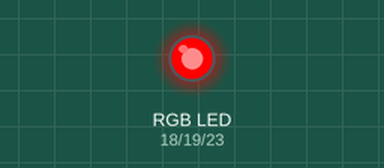
Recording of a program running on a simulated Arduino Mega 2560, built with avr-gcc and run on an emulated ATmega2560. Parts: an RGB LED mixed from three pins (HIGH = lit).

Above: at 0.6 s.
At 2.5 s:
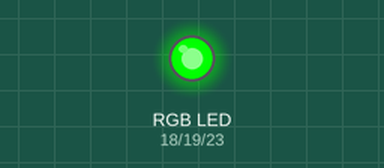
At 5.1 s:
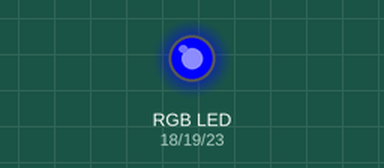
Timing chart, 0 to 10.0 s (numbered marks = the images above):
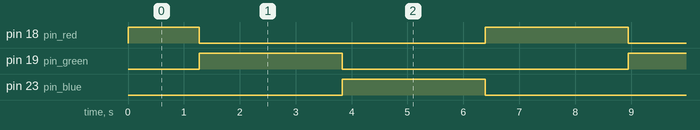

The program:

main.cpp
```cpp
#include <Arduino.h>

const int pin_red = 18;
const int pin_green = 19;
const int pin_blue = 23;

// starts with a pure red light
int rgb[3] = {255, 0, 0};

int range = 0;

void update_color(int rgb[3]);

void setup() {

  pinMode(pin_red, OUTPUT);
  pinMode(pin_green, OUTPUT);
  pinMode(pin_blue, OUTPUT);
}

void loop() {

  // Here I separate the color change by sections
  switch (range) {

    // From red to green.
    case 0:
      rgb[1]++;
      rgb[0]--;

      // new section/range. I'm not sure about how to call it.
      if (rgb[1] == 255) range = 1;
      break;

      // From green to blue.
    case 1:
      rgb[2]++;
      rgb[1]--;
      if (rgb[2] == 255) range = 2;
      break;

      // And from blue to red.
    case 2:
      rgb[0]++;
      rgb[2]--;
      if (rgb[0] == 255) range = 0;
      break;
  }

  update_color(rgb);

  delay(10);
}

void update_color(int rgb[3]) {

  // changes every color by it's value in the rgb array.
  analogWrite(pin_red, rgb[0]);
  analogWrite(pin_green, rgb[1]);
  analogWrite(pin_blue, rgb[2]);
}
```

Measured:
- by itself, pin 18 (pin_red): repeats every 7.7 s: LOW 5.1 s, HIGH 2.6 s
- by itself, pin 19 (pin_green), pin 23 (pin_blue): alternates HIGH for 2.6 s and LOW for 5.1 s
- by itself, everything shown: repeats every 7.7 s, in 3 steps
